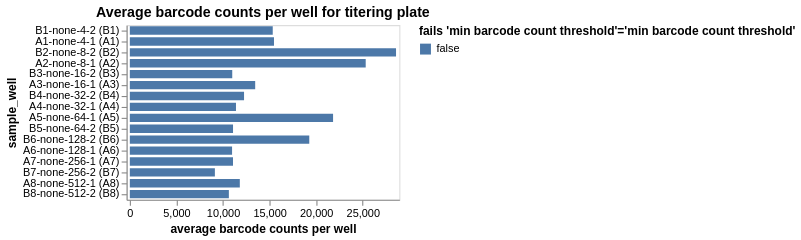

The cell this chart's notebook holds for it:
### Markdown cell above
Plot average counts per barcode.
If a sample has inadequate barcode counts, it may not have good enough statistics for accurate analysis, and a QC-threshold is applied:

### Code cell
avg_barcode_counts = (
    counts.groupby(
        ["well", "sample_well"],
        dropna=False,
        as_index=False,
    )
    .aggregate(avg_count=pd.NamedAgg("count", "mean"))
    .assign(
        fails_qc=lambda x: (
            x["avg_count"] < 500
        ),
    )
)

avg_barcode_counts_chart = (
    alt.Chart(avg_barcode_counts)
    .encode(
        alt.X(
            "avg_count",
            title="average barcode counts per well",
            scale=alt.Scale(nice=False, padding=3),
        ),
        alt.Y("sample_well", sort=sample_wells),
        alt.Color(
            "fails_qc",
            title=f"fails {'min barcode count threshold'=}",
            legend=alt.Legend(titleLimit=500),
        ),
        tooltip=[
            alt.Tooltip(c, format=".3g") if avg_barcode_counts[c].dtype == float else c
            for c in avg_barcode_counts.columns
        ],
    )
    .mark_bar(height={"band": 0.85})
    .properties(
        height=alt.Step(10),
        width=250,
        title=f"Average barcode counts per well for titering plate",
    )
    .configure_axis(grid=False)
)

display(avg_barcode_counts_chart)

# drop wells failing QC
avg_barcode_counts_per_well_drops = list(avg_barcode_counts.query("fails_qc")["well"])

### Figure 1 — Vega-Lite specification as saved in the notebook (floating-point values rounded to 4 significant figures)
{"config": {"view": {"continuousWidth": 300, "continuousHeight": 300}, "axis": {"grid": false}}, "data": {"name": "data-0b32b6b4f27ce7c0debe6a5488ecbe46"}, "mark": {"type": "bar", "height": {"band": 0.85}}, "encoding": {"color": {"field": "fails_qc", "legend": {"titleLimit": 500}, "title": "fails 'min barcode count threshold'='min barcode count threshold'", "type": "nominal"}, "tooltip": [{"field": "well", "type": "nominal"}, {"field": "sample_well", "type": "nominal"}, {"field": "avg_count", "format": ".3g", "type": "quantitative"}, {"field": "fails_qc", "type": "nominal"}], "x": {"field": "avg_count", "scale": {"nice": false, "padding": 3}, "title": "average barcode counts per well", "type": "quantitative"}, "y": {"field": "sample_well", "sort": ["B1-none-4-2 (B1)", "B1-none-4-2 (B1)", "B1-none-4-2 (B1)", "B1-none-4-2 (B1)", "B1-none-4-2 (B1)", "A1-none-4-1 (A1)", "A1-none-4-1 (A1)", "A1-none-4-1 (A1)", "A1-none-4-1 (A1)", "A1-none-4-1 (A1)", "B2-none-8-2 (B2)", "B2-none-8-2 (B2)", "B2-none-8-2 (B2)", "B2-none-8-2 (B2)", "A2-none-8-1 (A2)", "B2-none-8-2 (B2)", "A2-none-8-1 (A2)", "A2-none-8-1 (A2)", "A2-none-8-1 (A2)", "A2-none-8-1 (A2)", "B3-none-16-2 (B3)", "B3-none-16-2 (B3)", "A3-none-16-1 (A3)", "A3-none-16-1 (A3)", "A3-none-16-1 (A3)", "A3-none-16-1 (A3)", "B3-none-16-2 (B3)", "B3-none-16-2 (B3)", "B3-none-16-2 (B3)", "A3-none-16-1 (A3)", "B4-none-32-2 (B4)", "A4-none-32-1 (A4)", "A4-none-32-1 (A4)", "A4-none-32-1 (A4)", "B4-none-32-2 (B4)", "A4-none-32-1 (A4)", "A4-none-32-1 (A4)", "B4-none-32-2 (B4)", "B4-none-32-2 (B4)", "B4-none-32-2 (B4)", "A5-none-64-1 (A5)", "B5-none-64-2 (B5)", "A5-none-64-1 (A5)", "A5-none-64-1 (A5)", "B5-none-64-2 (B5)", "B5-none-64-2 (B5)", "B5-none-64-2 (B5)", "B5-none-64-2 (B5)", "A5-none-64-1 (A5)", "A5-none-64-1 (A5)", "B6-none-128-2 (B6)", "B6-none-128-2 (B6)", "B6-none-128-2 (B6)", "B6-none-128-2 (B6)", "B6-none-128-2 (B6)", "A6-none-128-1 (A6)", "A6-none-128-1 (A6)", "A6-none-128-1 (A6)", "A6-none-128-1 (A6)", "A6-none-128-1 (A6)", "A7-none-256-1 (A7)", "A7-none-256-1 (A7)", "A7-none-256-1 (A7)", "A7-none-256-1 (A7)", "B7-none-256-2 (B7)", "B7-none-256-2 (B7)", "A7-none-256-1 (A7)", "B7-none-256-2 (B7)", "B7-none-256-2 (B7)", "B7-none-256-2 (B7)", "A8-none-512-1 (A8)", "A8-none-512-1 (A8)", "B8-none-512-2 (B8)", "B8-none-512-2 (B8)", "A8-none-512-1 (A8)", "A8-none-512-1 (A8)", "A8-none-512-1 (A8)", "B8-none-512-2 (B8)", "B8-none-512-2 (B8)", "B8-none-512-2 (B8)"], "type": "nominal"}}, "height": {"step": 10}, "title": "Average barcode counts per well for titering plate", "width": 250, "$schema": "https://vega.github.io/schema/vega-lite/v5.16.3.json", "datasets": {"data-0b32b6b4f27ce7c0debe6a5488ecbe46": [{"well": "A1", "sample_well": "A1-none-4-1 (A1)", "avg_count": 15470.0, "fails_qc": false}, {"well": "A2", "sample_well": "A2-none-8-1 (A2)", "avg_count": 25320.0, "fails_qc": false}, {"well": "A3", "sample_well": "A3-none-16-1 (A3)", "avg_count": 13460.0, "fails_qc": false}, {"well": "A4", "sample_well": "A4-none-32-1 (A4)", "avg_count": 11390.0, "fails_qc": false}, {"well": "A5", "sample_well": "A5-none-64-1 (A5)", "avg_count": 21820.0, "fails_qc": false}, {"well": "A6", "sample_well": "A6-none-128-1 (A6)", "avg_count": 10970.0, "fails_qc": false}, {"well": "A7", "sample_well": "A7-none-256-1 (A7)", "avg_count": 11070.0, "fails_qc": false}, {"well": "A8", "sample_well": "A8-none-512-1 (A8)", "avg_count": 11810.0, "fails_qc": false}, {"well": "B1", "sample_well": "B1-none-4-2 (B1)", "avg_count": 15340.0, "fails_qc": false}, {"well": "B2", "sample_well": "B2-none-8-2 (B2)", "avg_count": 28570.0, "fails_qc": false}, {"well": "B3", "sample_well": "B3-none-16-2 (B3)", "avg_count": 10990.0, "fails_qc": false}, {"well": "B4", "sample_well": "B4-none-32-2 (B4)", "avg_count": 12260.0, "fails_qc": false}, {"well": "B5", "sample_well": "B5-none-64-2 (B5)", "avg_count": 11080.0, "fails_qc": false}, {"well": "B6", "sample_well": "B6-none-128-2 (B6)", "avg_count": 19260.0, "fails_qc": false}, {"well": "B7", "sample_well": "B7-none-256-2 (B7)", "avg_count": 9129.0, "fails_qc": false}, {"well": "B8", "sample_well": "B8-none-512-2 (B8)", "avg_count": 10630.0, "fails_qc": false}]}}
